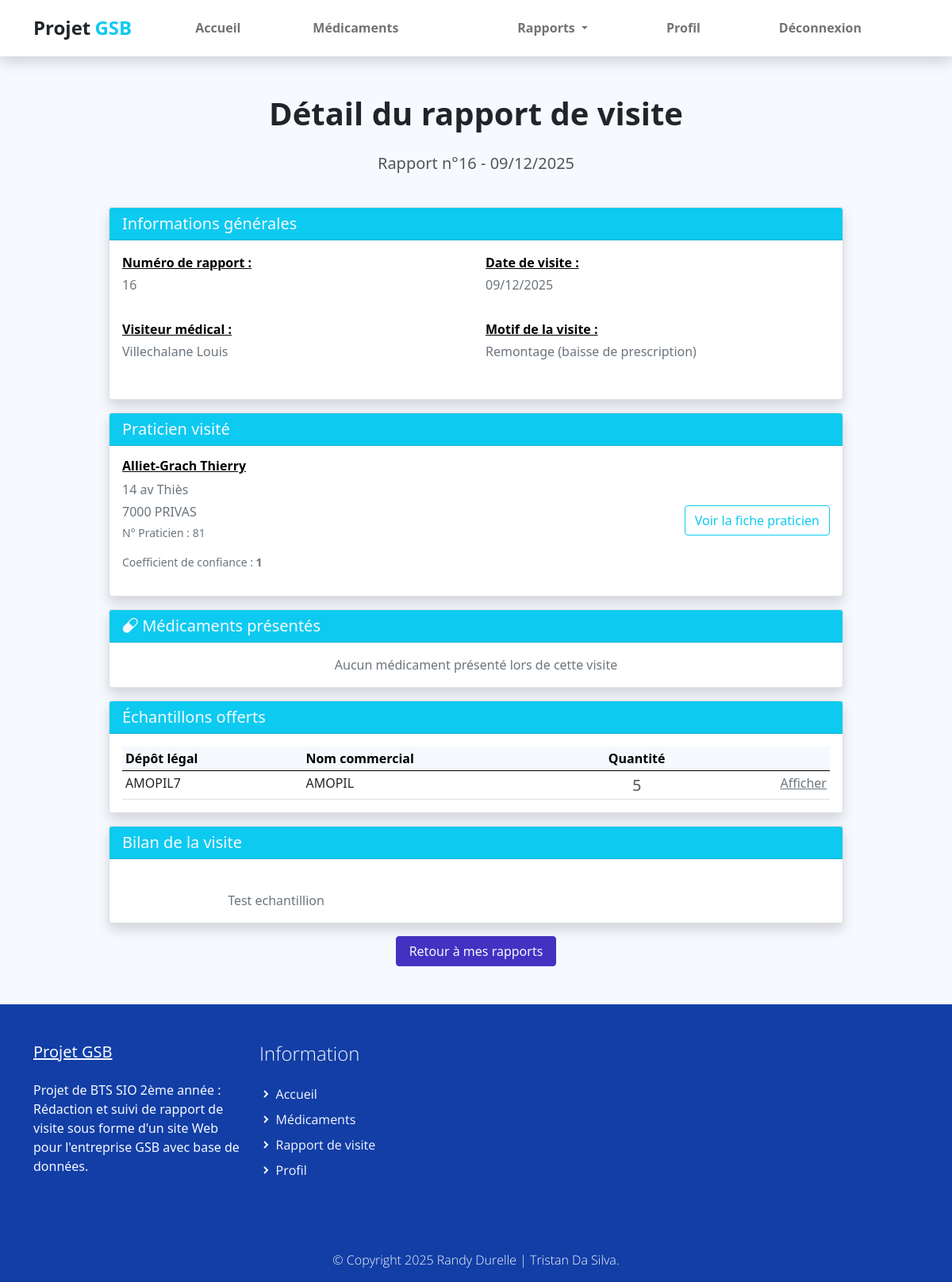
Screenshot of /index.php?uc=consultation&action=detail&num=16&mat=a131 (signed in) with the database file from the repository.
### tables this page shows
CREATE TABLE IF NOT EXISTS `rapport_visite` (
  `COL_MATRICULE` varchar(10) NOT NULL,
  `RAP_NUM` int(11) NOT NULL,
  `RAP_DATEVISITE` date DEFAULT NULL,
  `RAP_BILAN` varchar(255) DEFAULT NULL,
  `RAP_MOTIF` int(11) DEFAULT NULL,
  `PRA_NUM` int(11) NOT NULL,
  `PRA_NUM_praticien` int(11) DEFAULT NULL,
  `MED_DEPOTLEGAL_1` varchar(10) DEFAULT NULL,
  `MED_DEPOTLEGAL_2` varchar(10) DEFAULT NULL,
  `AUTRE_MOTIF` varchar(50) NOT NULL,
  `ETAT_CODE` int(11) NOT NULL DEFAULT 1,
  PRIMARY KEY (`COL_MATRICULE`,`RAP_NUM`),
  KEY `rapport_visite_praticien2_FK` (`PRA_NUM`),
  KEY `FK_Rapport_Med1_unique` (`MED_DEPOTLEGAL_1`),
  KEY `FK_Rapport_Med2_unique` (`MED_DEPOTLEGAL_2`),
  KEY `FK_Rapport_PraRempl_unique` (`PRA_NUM_praticien`),
  KEY `FK_RAP_MOTIF` (`RAP_MOTIF`),
  KEY `ETAT_CODE` (`ETAT_CODE`)
);

CREATE TABLE IF NOT EXISTS `motif_visite` (
  `MOT_ID` int(11) NOT NULL AUTO_INCREMENT,
  `MOT_LIBELLE` varchar(100) NOT NULL,
  PRIMARY KEY (`MOT_ID`)
);

CREATE TABLE IF NOT EXISTS `praticien` (
  `PRA_NUM` int(11) NOT NULL,
  `PRA_PRENOM` varchar(30) DEFAULT NULL,
  `PRA_NOM` varchar(30) DEFAULT NULL,
  `PRA_ADRESSE` varchar(50) DEFAULT NULL,
  `PRA_CP` varchar(5) DEFAULT NULL,
  `PRA_VILLE` varchar(25) DEFAULT NULL,
  `PRA_COEFNOTORIETE` float DEFAULT NULL,
  `TYP_CODE` varchar(3) NOT NULL,
  `PRA_COEFCONF` float DEFAULT NULL,
  PRIMARY KEY (`PRA_NUM`),
  KEY `praticien_type_praticien0_FK` (`TYP_CODE`)
);

CREATE TABLE IF NOT EXISTS `offrir` (
  `OFF_QTE` int(11) DEFAULT NULL,
  `MED_DEPOTLEGAL` varchar(10) NOT NULL,
  `RAP_NUM` int(11) NOT NULL,
  `COL_MATRICULE` varchar(10) NOT NULL,
  PRIMARY KEY (`MED_DEPOTLEGAL`,`RAP_NUM`,`COL_MATRICULE`),
  UNIQUE KEY `idx_med_depotlegal` (`MED_DEPOTLEGAL`),
  KEY `FK_offrir_rapport` (`COL_MATRICULE`,`RAP_NUM`)
);

CREATE TABLE IF NOT EXISTS `medicament` (
  `MED_DEPOTLEGAL` varchar(10) NOT NULL,
  `MED_NOMCOMMERCIAL` varchar(25) DEFAULT NULL,
  `MED_COMPOSITION` varchar(255) DEFAULT NULL,
  `MED_EFFETS` varchar(255) DEFAULT NULL,
  `MED_CONTREINDIC` varchar(255) DEFAULT NULL,
  `MED_PRIXECHANTILLON` float DEFAULT NULL,
  `FAM_CODE` varchar(3) NOT NULL,
  PRIMARY KEY (`MED_DEPOTLEGAL`),
  KEY `medicament_famille0_FK` (`FAM_CODE`)
);

### modele/historique.modele.inc.php (called while the page is built, shortened)
<?php
function getDetailRapport($matricule, $numRapport)
{
    try {
        $monPdo = connexionPDO();
        $req = 'SELECT
                    r.*,
                    CONCAT(p.PRA_NOM, " ", p.PRA_PRENOM) as praticien_nom,
                    p.PRA_ADRESSE,
                    p.PRA_CP,
                    p.PRA_VILLE,
                    p.PRA_COEFCONF,
                    CONCAT(p2.PRA_NOM, " ", p2.PRA_PRENOM) as remplacant_nom,
                    m.MOT_LIBELLE as motif,
                    med1.MED_NOMCOMMERCIAL as med1_nom,
                    med2.MED_NOMCOMMERCIAL as med2_nom,
                    CONCAT(c.COL_NOM, " ", c.COL_PRENOM) as visiteur_nom,
                    e.ETAT_LIBELLE
                FROM rapport_visite r
                INNER JOIN praticien p ON r.PRA_NUM = p.PRA_NUM
                INNER JOIN collaborateur c ON r.COL_MATRICULE = c.COL_MATRICULE
                LEFT JOIN praticien p2 ON r.PRA_NUM_praticien = p2.PRA_NUM
                LEFT JOIN motif_visite m ON r.RAP_MOTIF = m.MOT_ID
                LEFT JOIN medicament med1 ON r.MED_DEPOTLEGAL_1 = med1.MED_DEPOTLEGAL
                LEFT JOIN medicament med2 ON r.MED_DEPOTLEGAL_2 = med2.MED_DEPOTLEGAL
                LEFT JOIN etat e ON r.ETAT_CODE = e.ETAT_CODE
                WHERE r.COL_MATRICULE = :matricule
                AND r.RAP_NUM = :num';
        $stmt = $monPdo->prepare($req);
        $stmt->bindParam(':matricule', $matricule, PDO::PARAM_STR);
        $stmt->bindParam(':num', $numRapport, PDO::PARAM_INT);
        $stmt->execute();
        return $stmt->fetch();
    } catch (PDOException $e) {
        print "Erreur !: " . $e->getMessage();
        die();
    }
}
function getEchantillonsDetailRapport($matricule, $numRapport)
{
    try {
        $monPdo = connexionPDO();
        $req = 'SELECT
                    o.OFF_QTE,
                    o.MED_DEPOTLEGAL,
                    m.MED_NOMCOMMERCIAL
                FROM offrir o
                INNER JOIN medicament m ON o.MED_DEPOTLEGAL = m.MED_DEPOTLEGAL
                WHERE o.COL_MATRICULE = :matricule
                AND o.RAP_NUM = :num';
        $stmt = $monPdo->prepare($req);
        $stmt->bindParam(':matricule', $matricule, PDO::PARAM_STR);
        $stmt->bindParam(':num', $numRapport, PDO::PARAM_INT);
        $stmt->execute();
        return $stmt->fetchAll();
    } catch (PDOException $e) {
        print "Erreur !: " . $e->getMessage();
        die();
    }
}
?>

### vues/v_detailRapport.php (the view, shortened to what this page needs)
<section class="bg-light">
    <div class="container">
        <div class="structure-hero pt-lg-5 pt-4">
            <h1 class="titre text-center">Détail du rapport de visite</h1>
            <p class="text text-center">
                Rapport n°<?php echo $rapport['RAP_NUM']; ?> -
                <?php echo date('d/m/Y', strtotime($rapport['RAP_DATEVISITE'])); ?>
            </p>
        </div>
        <div class="row justify-content-center py-4">
            <div class="col-12 col-lg-10">
                <div class="card shadow mb-3">
                    <div class="card-header bg-info text-light">
                        <h5 class="mb-0"><i class="text"></i> Informations générales</h5>
                    </div>
                    <div class="card-body">
                        <div class="row">
                            <div class="col-md-6 mb-3">
                                <p class="mb-1"><span class="carac">Numéro de rapport :</span></p>
                                <p class="text-muted"><?php echo $rapport['RAP_NUM']; ?></p>
                            </div>
                            <div class="col-md-6 mb-3">
                                <p class="mb-1"><span class="carac">Date de visite :</span></p>
                                <p class="text-muted">
                                    <?php echo date('d/m/Y', strtotime($rapport['RAP_DATEVISITE'])); ?>
                                </p>
                            </div>
                            <div class="col-md-6 mb-3">
                                <p class="mb-1"><span class="carac">Visiteur médical :</span></p>
                                <p class="text-muted">
                                    <?php echo htmlspecialchars($rapport['visiteur_nom']); ?>
                                </p>
                            </div>
                            <div class="col-md-6 mb-3">
                                <p class="mb-1"><span class="carac">Motif de la visite :</span></p>
                                <p>
                                    <span class="text-muted">
                                        <?php
                                        if (!empty($rapport['motif'])) {
                                            echo htmlspecialchars($rapport['motif']);
                                        } else {
                                            echo 'Non spécifié';
                                        }
                                        ?>
                                    </span>
                                </p>
                            </div>
                        </div>
                    </div>
                </div>
                <div class="card shadow mb-3">
                    <div class="card-header bg-info text-light">
                        <h5 class="mb-0"><i class="text"></i> Praticien visité</h5>
                    </div>
                    <div class="card-body">
                        <div class="row align-items-center">
                            <div class="col-md-8">
                                <h6 class="carac">
                                    <?php echo htmlspecialchars($rapport['praticien_nom']); ?>
                                </h6>
                                <p class="text-muted mb-1">
                                    <?php echo htmlspecialchars($rapport['PRA_ADRESSE']); ?>
                                </p>
                                <p class="text-muted mb-1">
                                    <?php echo htmlspecialchars($rapport['PRA_CP']); ?>
                                    <?php echo htmlspecialchars($rapport['PRA_VILLE']); ?>
                                </p>
                                <p class="text-muted">
                                    <small>N° Praticien : <?php echo $rapport['PRA_NUM']; ?></small>
                                </p>
                                <p class="text-muted">
                                    <small>Coefficient de confiance :
                                        <strong><?php echo isset($rapport['PRA_COEFCONF']) ? $rapport['PRA_COEFCONF'] : 'Non renseigné'; ?></strong>
                                    </small>
                                </p>
                            </div>
                            <div class="col-md-4 text-end">
                                <a href="index.php?uc=praticien&action=afficherpraticien&praticien=<?php echo $rapport['PRA_NUM']; ?>"
                                    class="btn btn-outline-info">
                                    <i class="text"></i> Voir la fiche praticien
                                </a>
                            </div>
                        </div>
                    </div>
                </div>
                <div class="card shadow mb-3">
                    <div class="card-header bg-info text-light">
                        <h5 class="mb-0"><i class="bi bi-capsule"></i> Médicaments présentés</h5>
                    </div>
                    <div class="card-body">
                        <?php if (!empty($rapport['MED_DEPOTLEGAL_1']) || !empty($rapport['MED_DEPOTLEGAL_2'])): ?>
                            <div class="row">
                                <?php if (!empty($rapport['MED_DEPOTLEGAL_1'])): ?>
                                    <div class="col-md-6 mb-3">
                                        <div class="border rounded p-3 h-100">
                                            <h6 class="carac">Médicament 1</h6>
                                            <p class="mb-1">
                                                <strong>Dépôt légal :</strong>
                                                <?php echo htmlspecialchars($rapport['MED_DEPOTLEGAL_1']); ?>
                                            </p>
                                            <p class="mb-2">
                                                <strong>Nom commercial :</strong>
                                                <?php echo htmlspecialchars($rapport['med1_nom']); ?>
                                            </p>
                                            <a href="index.php?uc=medicaments&action=affichermedoc&medicament=<?php echo $rapport['MED_DEPOTLEGAL_1']; ?>"
                                                class="btn btn-sm btn-outline-info">
                                                <i class="text"></i> Voir la fiche médicament
                                            </a>
                                        </div>
                                    </div>
                                <?php endif; ?>
                                <?php if (!empty($rapport['MED_DEPOTLEGAL_2'])): ?>
                                    <div class="col-md-6 mb-3">
                                        <div class="border rounded p-3 h-100">
                                            <h6 class="carac">Médicament 2</h6>
                                            <p class="mb-1">
                                                <strong>Dépôt légal :</strong>
                                                <?php echo htmlspecialchars($rapport['MED_DEPOTLEGAL_2']); ?>
                                            </p>
                                            <p class="mb-2">
                                                <strong>Nom commercial :</strong>
                                                <?php echo htmlspecialchars($rapport['med2_nom']); ?>
                                            </p>
                                            <a href="index.php?uc=medicaments&action=affichermedoc&medicament=<?php echo $rapport['MED_DEPOTLEGAL_2']; ?>"
                                                class="btn btn-sm btn-outline-info">
                                                <i class="text"></i> Voir la fiche médicament
                                            </a>
                                        </div>
                                    </div>
                                <?php endif; ?>
                            </div>
                        <?php else: ?>
                            <p class="text-muted text-center mb-0">
                                Aucun médicament présenté lors de cette visite
                            </p>
                        <?php endif; ?>
                    </div>
                </div>
                <?php if (!empty($echantillons)): ?>
                    <div class="card shadow mb-3">
                        <div class="card-header bg-info text-light">
                            <h5 class="mb-0"><i class="text"></i> Échantillons offerts</h5>
                        </div>
                        <div class="card-body">
                            <div class="table-responsive">
                                <table class="table table-sm table-hover mb-0">
                                    <thead class="table-light">
                                        <tr>
                                            <th>Dépôt légal</th>
                                            <th>Nom commercial</th>
                                            <th class="text-center">Quantité</th>
                                            <th></th>
                                        </tr>
                                    </thead>
                                    <tbody>
                                        <?php foreach ($echantillons as $ech): ?>
                                            <tr>
                                                <td><?php echo htmlspecialchars($ech['MED_DEPOTLEGAL']); ?></td>
                                                <td><?php echo htmlspecialchars($ech['MED_NOMCOMMERCIAL']); ?></td>
                                                <td class="text-center">
                                                    <span class="text"><?php echo $ech['OFF_QTE']; ?></span>
                                                </td>
                                                <td class="text-end">
                                                    <a href="index.php?uc=medicaments&action=affichermedoc&medicament=<?php echo $ech['MED_DEPOTLEGAL']; ?>"
                                                        class="text-muted"> Afficher</i>
                                                    </a>
                                                </td>
                                            </tr>
                                        <?php endforeach; ?>
                                    </tbody>
                                </table>
                            </div>
                        </div>
                    </div>
                <?php endif; ?>
                <div class="card shadow mb-3">
                    <div class="card-header bg-info text-light">
                        <h5 class="mb-0"><i class="text"></i> Bilan de la visite</h5>
                    </div>
                    <div class="card-body">
                        <div class="text-muted">
                            <p class="mb-0" style="white-space: pre-wrap;">
                                <?php echo htmlspecialchars($rapport['RAP_BILAN']); ?>
                            </p>
                        </div>
                    </div>
                </div>
                <div class="text-center mb-4">
                    <?php if ($_SESSION['habilitation'] == 1): ?>
                        <a href="index.php?uc=consultation&action=mesRapports" class="btn btn-primary px-3">
                            <i class="texte"></i> Retour à mes rapports
                        </a>
                    <?php endif; ?>
                </div>
            </div>
        </div>
    </div>
</section>

### rows the page displays
rapport_visite: RAP_NUM "16", RAP_DATEVISITE "09/12/2025", RAP_MOTIF.MOT_LIBELLE "Remontage (baisse de prescription)", PRA_NUM.PRA_ADRESSE "14 av Thiès", PRA_NUM.PRA_CP "7000", PRA_NUM.PRA_VILLE "PRIVAS", PRA_NUM "81", PRA_NUM.PRA_COEFCONF "1", RAP_BILAN "Test echantillion"
offrir: MED_DEPOTLEGAL "AMOPIL7", medicament.MED_NOMCOMMERCIAL "AMOPIL", OFF_QTE "5"

### other values shown
$rapport['visiteur_nom'] "Villechalane Louis"
$rapport['praticien_nom'] "Alliet-Grach Thierry"
